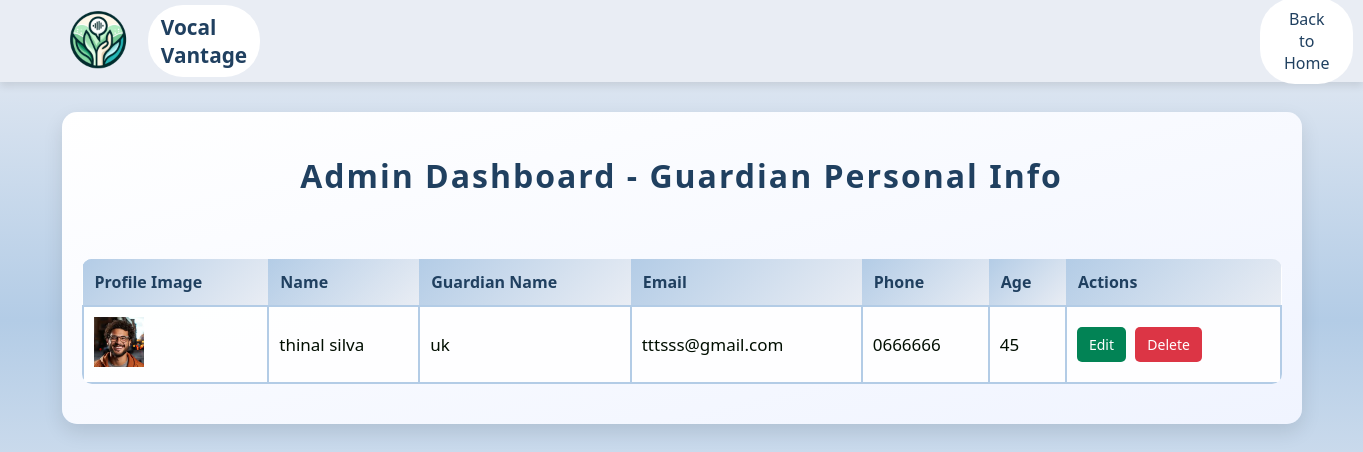
/Admin/guardian_personal_info.php, run on the app's committed database.
### tables this page shows
CREATE TABLE IF NOT EXISTS `guardian_personal_info` (
  `id` int NOT NULL AUTO_INCREMENT,
  `filename` varchar(255) NOT NULL,
  `name` varchar(100) NOT NULL,
  `gname` varchar(100) NOT NULL,
  `email` varchar(50) NOT NULL,
  `phone_number` varchar(12) NOT NULL,
  `age` varchar(10) NOT NULL,
  PRIMARY KEY (`id`)
);

### Admin/guardian_personal_info.php (the view, shortened to what this page needs)
<?php
$servername = "localhost";
$username = "root";
$password = "";
$dbname = "vocal_vantage";
$connect = new mysqli($servername, $username, $password, $dbname);
$query = "SELECT * FROM guardian_personal_info";
$result = $connect->query($query);
?>
<!DOCTYPE html>
<html lang="en">
<head>
</head>
<body>
    <header class="navbar">
    <img src="../Resourses/index/logo 01.png">
        <div class="logo">Vocal Vantage</div>
        <div class="auth-buttons">
            <a href="usermanagement.html"><button class="signup" >Back to Home</button></a>
        </div>
    </header>
<div class="dashboard-container"><br>
        <h2>Admin Dashboard - Guardian Personal Info</h2><br>
    <?php if ($result->num_rows > 0): ?>
        <table>
            <thead>
            <tr>
                <th>Profile Image</th>
                <th>Name</th>
                <th>Guardian Name</th>
                <th>Email</th>
                <th>Phone</th>
                <th>Age</th>
                <th>Actions</th>
            </tr>
            </thead>
            <tbody>
            <?php while ($row = $result->fetch_assoc()): ?>
                <tr>
                    <td>
                        <img src="../guardian/files/<?php echo htmlspecialchars($row['filename']); ?>"
                             alt="Profile Image">
                    </td>
                    <td><?php echo htmlspecialchars($row['name']); ?></td>
                    <td><?php echo htmlspecialchars($row['gname']); ?></td>
                    <td><?php echo htmlspecialchars($row['email']); ?></td>
                    <td><?php echo htmlspecialchars($row['phone_number']); ?></td>
                    <td><?php echo htmlspecialchars($row['age']); ?></td>
                    <td class="action-buttons">
                    <a href="javascript:void(0);"
       class="edit-btn"
       onclick="openEditModal(<?php echo htmlspecialchars(json_encode($row)); ?>)">
        Edit
    </a>
                        <a href="?delete=<?php echo $row['id']; ?>"
                           onclick="return confirm('Are you sure you want to delete this record?');"
                           class="delete-btn">Delete</a>
                    </td>
                </tr>
            <?php endwhile; ?>
            </tbody>
        </table>
    <?php else: ?>
        <p>No records found.</p>
    <?php endif; ?>
</div>
</body>
</html>

### Admin/guardian_personal_info.php (style rules this page uses)
* { margin: 0; padding: 0; font-family: 'Segoe UI', Tahoma, Geneva, Verdana, sans-serif; }
body { background: linear-gradient( #E9EDF4,#b3cce6, #E9EDF4); min-height: 80vh; }
header { position: relative; height: 50px; }
.navbar { display: flex; align-items: center; padding: 1.0rem 3rem; background-color: #E9EDF4; box-shadow: 0 4px 8px rgba(0, 0, 0, 0.1); }
.navbar .logo { font-size: 1.3rem; font-weight: bold; color: #204060; background-color: #FFFFFF; padding: 0.5rem 0.8rem; border-radius: 35px; animation: slideIn 4s ease forwards; }
img { width: 100px; height: 100px; }
.navbar .auth-buttons { margin-left: 1000px; background-color: #FFFFFF; padding: 0.01rem 0.5rem; border-radius: 35px; }
.auth-buttons .signup { padding: 0.6rem 1.0rem; border: none; border-radius: 20px; cursor: pointer; font-size: 1rem; transition: background-color 0.3s, color 0.3s; }
.auth-buttons .signup { background-color: transparent; color: #204060; }
.dashboard-container { max-width: 1200px; margin: 30px auto; padding: 20px; background: linear-gradient(to bottom right, #ffffff, #f0f4ff); box-shadow: 0 8px 20px rgba(0, 0, 0, 0.1); border-radius: 15px; overflow: hidden; }
h2 { text-align: center; color: #204060; margin-bottom: 20px; font-size: 2rem; letter-spacing: 2px; animation: slideIn 1s ease-in-out; }
table { width: 100%; border-collapse: collapse; margin-bottom: 20px; background-color: #fff; margin-top: 20px; background: rgba(255, 255, 255, 0.9); border-radius: 10px; overflow: hidden; }
table thead { background: linear-gradient(135deg, #b3cce6, #E9EDF4); color: #204060; }
table th, table td { padding: 12px 15px; text-align: left; font-size: 14px; border-bottom: 1px solid #ddd; }
table th { background: linear-gradient(135deg, #b3cce6, #E9EDF4); color: #204060; padding: 12px; text-align: left; font-size: 1rem; }
table td { padding: 10px; border: 2px solid #b3cce6; font-size: 17px; cursor: pointer; color: #000E00; }
table tr { transition: background-color 0.3s ease, transform 0.3s ease; }
table img { width: 50px; height: 50px; align-items: center; object-fit: cover; }
a.edit-btn, a.delete-btn { text-decoration: none; font-size: 14px; padding: 8px 12px; border-radius: 5px; margin-right: 5px; display: inline-block; transition: background-color 0.3s, color 0.3s, transform 0.3s; }
a.edit-btn { background-color: #028355; color: white; animation: pulse 2s infinite alternate; }
a.delete-btn { background-color: #dc3545; color: white; }

### data on the page
guardian_personal_info: filename (picture), name "thinal silva", gname "uk", email "tttsss@gmail.com", phone_number "0666666", age "45"
